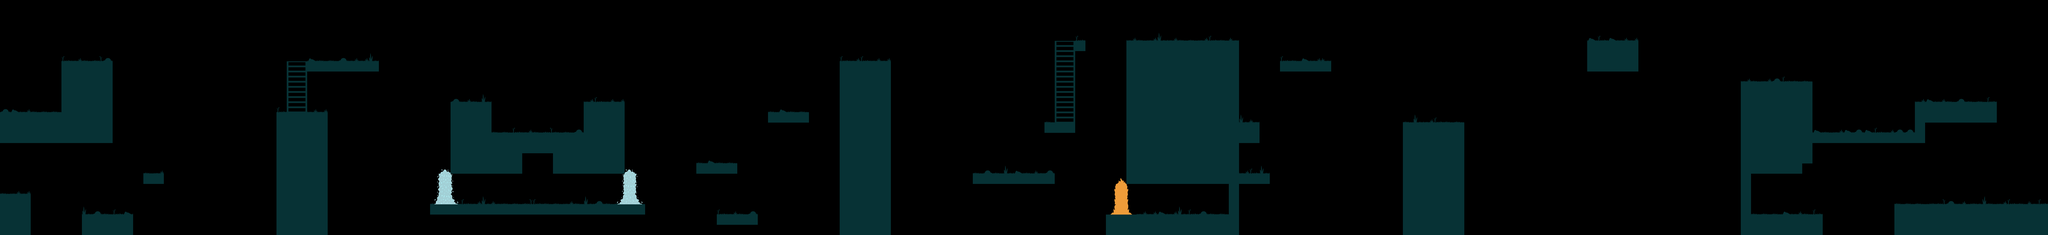

The image is a tile-based game level rendered from a .tmx file. Its description and source (layers, tilesets, objects; grid data summarised) follow:
An orthogonal 200x23 tile map with 32x32 px tiles, 2 tile layers (Tiles, TilesElement) and 72 objects (37x Solid, 6x PowerScore, 5x TowerEnemy, 5x StaticEnemy, 4x DynamicEnemy, ...).

<map version="1.0" orientation="orthogonal" width="200" height="23" tilewidth="32" tileheight="32">
 <tileset firstgid="1" name="tileset" tilewidth="32" tileheight="32" spacing="1">
  <image source="../set/tileset.png" width="264" height="198" />
 </tileset>
 <layer name="Tiles" width="200" height="23">
  <data>[4600 cells, 1006 non-empty, 8 distinct tile ids]</data>
 </layer>
 <objectgroup color="#707073" name="CollisionTile" width="200" height="23">
  <object name="Solid" x="192" y="192" width="160" height="256" />
  <object name="Solid" x="0" y="352" width="192" height="96" />
  <object name="Solid" x="448" y="544" width="64" height="32" />
  <object name="Solid" x="256" y="672" width="160" height="64" />
  <object name="Solid" x="0" y="608" width="96" height="128" />
  <object name="Solid" x="960" y="192" width="224" height="32" />
  <object name="Solid" x="864" y="352" width="160" height="384" />
  <object name="Climb" x="896" y="192" width="64" height="160" />
  <object name="Solid" x="1408" y="320" width="128" height="224" />
  <object name="Solid" x="1536" y="416" width="288" height="64" />
  <object name="Solid" x="1824" y="320" width="128" height="224" />
  <object name="Solid" x="1536" y="480" width="96" height="64" />
  <object name="Solid" x="1728" y="480" width="96" height="64" />
  <object name="Solid" x="1344" y="640" width="672" height="32" />
  <object name="Element" x="1376" y="544" width="32" height="96">
   <properties>
    <property name="magicState" value="ICE" />
   </properties>
  </object>
  <object name="Element" x="1952" y="544" width="32" height="96">
   <properties>
    <property name="magicState" value="ICE" />
   </properties>
  </object>
  <object name="Solid" x="2176" y="512" width="128" height="32" />
  <object name="Solid" x="2400" y="352" width="128" height="32" />
  <object name="Solid" x="2624" y="192" width="160" height="544" />
  <object name="Solid" x="3040" y="544" width="256" height="32" />
  <object name="Solid" x="3360" y="128" width="32" height="32" />
  <object name="Climb" x="3296" y="128" width="64" height="256" />
  <object name="Solid" x="3264" y="384" width="96" height="32" />
  <object name="Solid" x="3520" y="128" width="352" height="448" />
  <object name="Solid" x="3456" y="672" width="416" height="64" />
  <object name="Solid" x="3840" y="576" width="32" height="96" />
  <object name="Element" x="3488" y="576" width="32" height="96">
   <properties>
    <property name="magicState" value="FIRE" />
   </properties>
  </object>
  <object name="Solid" x="2240" y="672" width="128" height="32" />
  <object name="Solid" x="4000" y="192" width="160" height="32" />
  <object name="Solid" x="3872" y="544" width="96" height="32" />
  <object name="Solid" x="3872" y="384" width="64" height="64" />
  <object name="Solid" x="4960" y="128" width="160" height="96" />
  <object name="Solid" x="5120" y="224" />
  <object name="Solid" x="4384" y="384" width="192" height="352" />
  <object name="Solid" x="5440" y="256" width="224" height="256" />
  <object name="Solid" x="5664" y="416" width="352" height="32" />
  <object name="Solid" x="5920" y="640" width="480" height="96" />
  <object name="Solid" x="5440" y="544" width="32" height="192" />
  <object name="Solid" x="5472" y="672" width="224" height="64" />
  <object name="Solid" x="5984" y="320" width="256" height="64" />
  <object name="Solid" x="5984" y="384" width="32" height="32" />
  <object name="Solid" x="5440" y="512" width="192" height="32" />
 </objectgroup>
 <objectgroup color="#a40002" name="Enemies" width="200" height="23">
  <properties>
   <property name="magicState" value="ICE" />
  </properties>
  <object name="TowerEnemy" x="448" y="480" width="64" height="64" />
  <object name="DynamicEnemy" x="1440" y="608" width="480" height="32">
   <properties>
    <property name="magicState" value="FIRE" />
   </properties>
  </object>
  <object name="StaticEnemy" x="1440" y="256" width="64" height="64" />
  <object name="StaticEnemy" x="1856" y="256" width="64" height="64" />
  <object name="TowerEnemy" x="2432" y="288" width="64" height="64">
   <properties>
    <property name="magicState" value="FIRE" />
   </properties>
  </object>
  <object name="StaticEnemy" x="3520" y="64" width="64" height="64" />
  <object name="TowerEnemy" x="3872" y="320" width="64" height="64">
   <properties>
    <property name="magicState" value="ICE" />
   </properties>
  </object>
  <object name="DynamicEnemy" x="3584" y="64" width="288" height="64">
   <properties>
    <property name="magicState" value="FIRE" />
   </properties>
  </object>
  <object name="DynamicEnemy" x="4960" y="64" width="160" height="64">
   <properties>
    <property name="magicState" value="ICE" />
   </properties>
  </object>
  <object name="StaticEnemy" x="5600" y="192" width="64" height="64" />
  <object name="TowerEnemy" x="5632" y="608" width="64" height="64">
   <properties>
    <property name="magicState" value="ICE" />
   </properties>
  </object>
  <object name="DynamicEnemy" x="5920" y="576" width="480" height="64">
   <properties>
    <property name="magicState" value="ICE" />
   </properties>
  </object>
  <object name="TowerEnemy" x="5792" y="352" width="64" height="64">
   <properties>
    <property name="magicState" value="ICE" />
   </properties>
  </object>
  <object name="StaticEnemy" x="5440" y="192" width="64" height="64" />
 </objectgroup>
 <objectgroup color="#7d5e2b" name="WoodenLogs" width="200" height="23">
  <object x="4416" y="320" width="64" height="64" />
 </objectgroup>
 <layer name="TilesElement" width="200" height="23">
  <data>[4600 cells, 30 non-empty, 14 distinct tile ids]</data>
 </layer>
 <objectgroup color="#2413a4" name="Powerups" width="200" height="23">
  <object name="PowerScore" x="128" y="544" width="128" height="32" />
  <object name="PowerIce" x="32" y="512" width="64" height="64" />
  <object name="PowerHealth" x="1664" y="480" width="64" height="64" />
  <object name="PowerScore" x="3520" y="608" width="256" height="32" />
  <object name="PowerSave" x="3776" y="608" width="64" height="64" />
  <object name="PowerFire" x="2240" y="608" width="64" height="64" />
  <object name="PowerHealth" x="3872" y="448" width="64" height="64" />
  <object name="PowerHealth" x="6080" y="224" width="64" height="64" />
  <object name="PowerSave" x="5024" y="64" width="64" height="64" />
  <object name="PowerScore" x="5696" y="320" width="96" height="64" />
  <object name="PowerScore" x="5888" y="320" width="96" height="64" />
  <object name="PowerScore" x="1504" y="576" width="384" height="32" />
  <object name="PowerScore" x="1568" y="352" width="256" height="32" />
 </objectgroup>
 <objectgroup color="#a42a8a" name="SpawnFinish" width="200" height="23">
  <object name="Spawn" x="32" y="256" width="64" height="96">
   <properties>
    <property name="magicState" value="FIRE" />
   </properties>
  </object>
  <object name="Finish" x="5472" y="544" width="64" height="128" />
 </objectgroup>
</map>